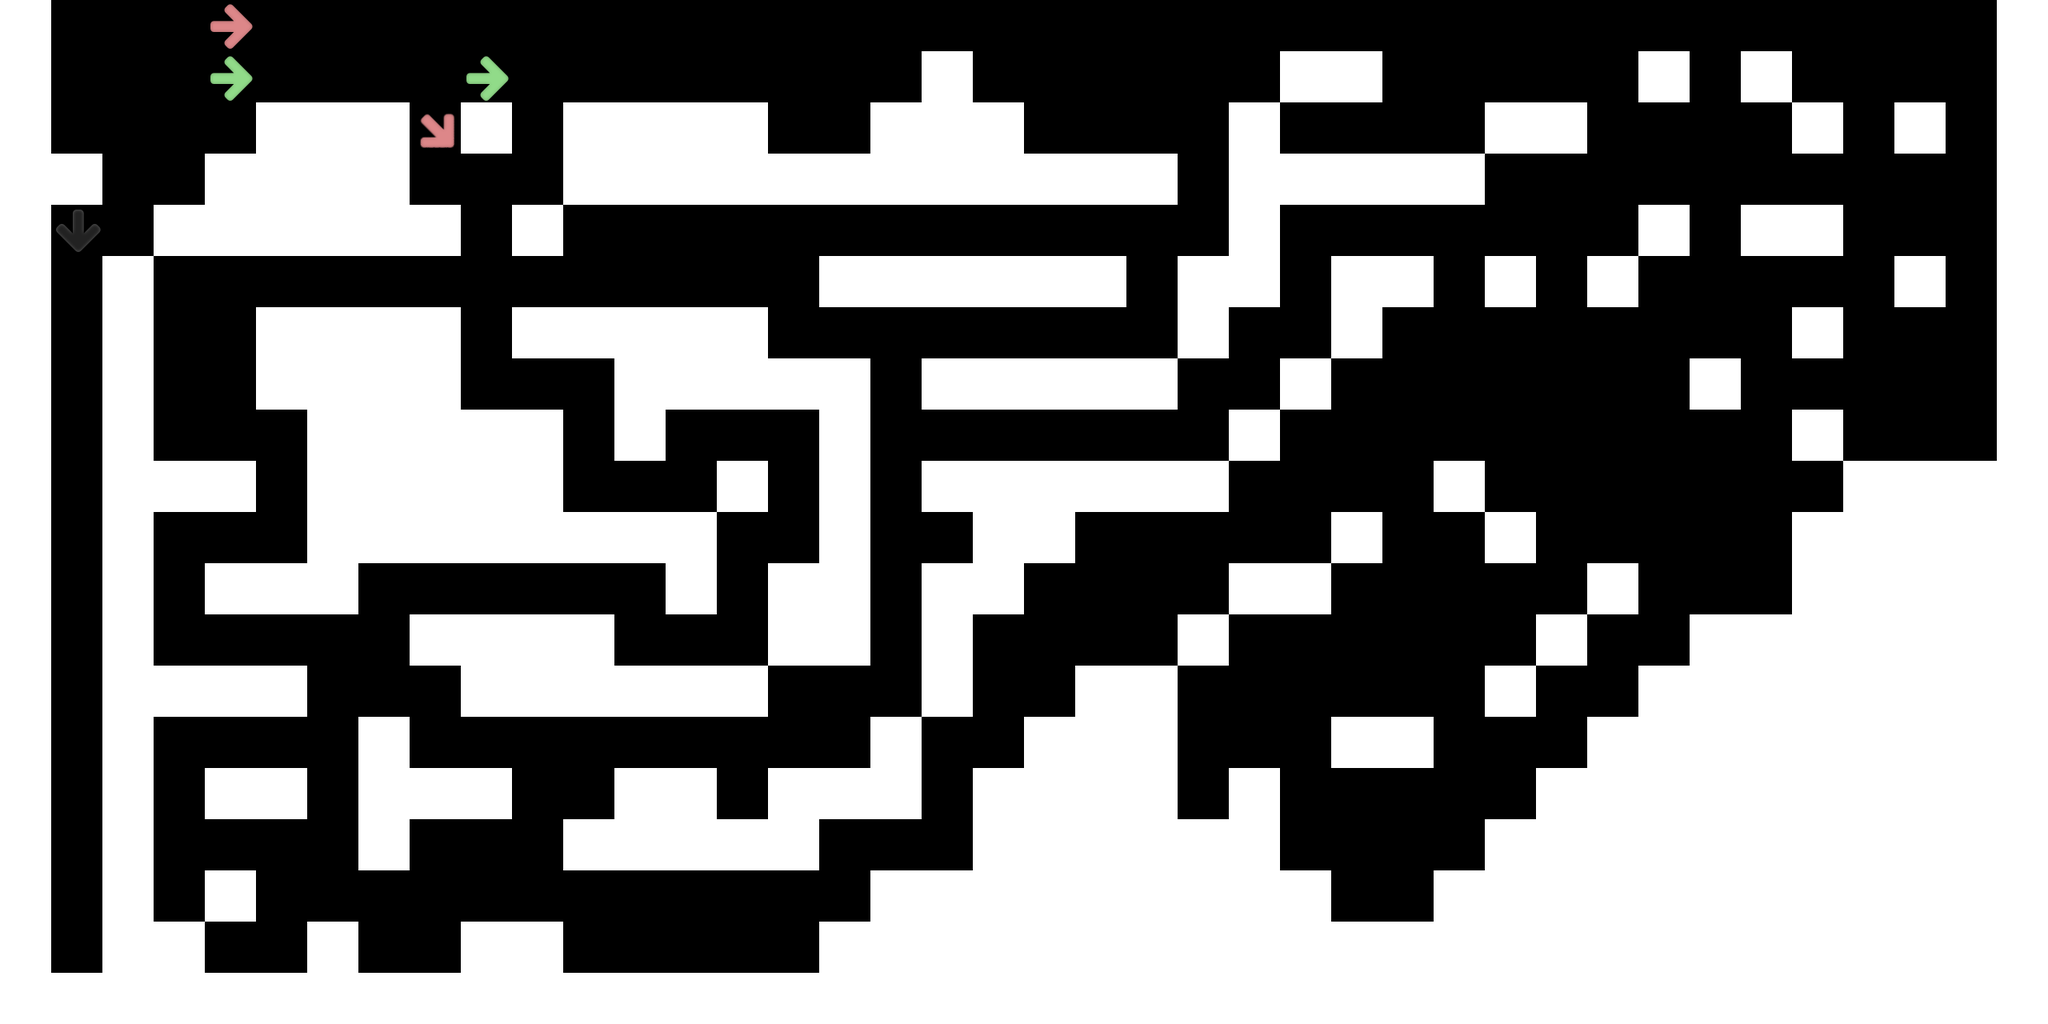

This game map was drawn from its Tiled (.tmx) file and the tilesets committed beside it. A one-line description and the trimmed map source follow:
An orthogonal 40x20 tile map with 64x64 px tiles, 2 tile layers (collision, Background).

<map version="1.0" orientation="orthogonal" width="40" height="20" tilewidth="64" tileheight="64">
 <tileset firstgid="1" name="tiles" tilewidth="64" tileheight="64">
  <image source="../images/tiles.png" width="192" height="256" />
 </tileset>
 <layer name="collision" width="40" height="20">
  <data>[800 cells, 391 non-empty, 1 distinct tile ids]</data>
 </layer>
 <layer name="Background" width="40" height="20">
  <data>[800 cells, 396 non-empty, 5 distinct tile ids]</data>
 </layer>
</map>
